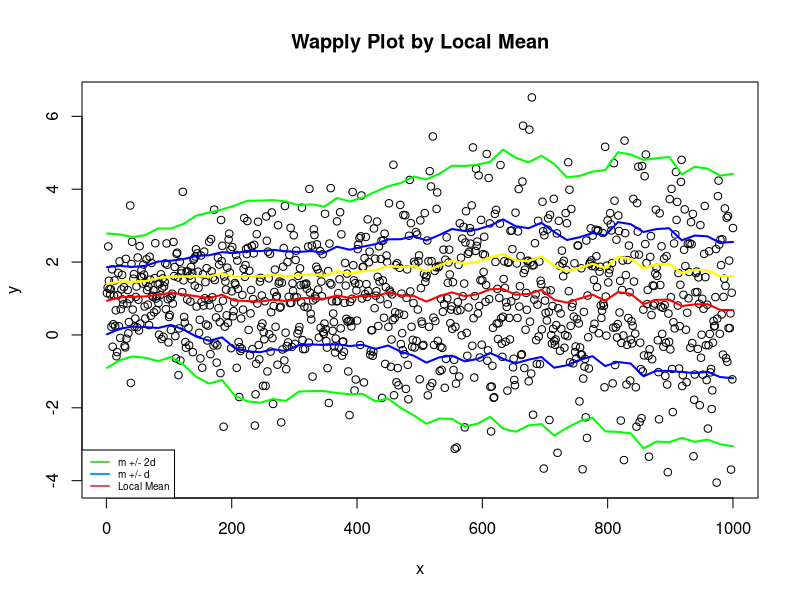

Source code (R):
##########################################################################################################################################

#(주의) ->  순차적으로 코드를 실행하는 것을 권함!

#에러 발생 시 github Time_Series_Analysis/R_Time_Series_Data_Analysis 경로에 issue를 남기면 확인


##########################################################################################################################################


### Local Mean에 의한 적용사례("wapply"의 사용)

.libPaths("C://Users//yjang//R")                                              # 저장 디렉토리 및 lib 경로 설정.

install.packages("gplots")

library(gplots)

x<-1:1000

y<- rnorm(1000, mean = 1, sd = 1 + x/1000)

(ww = wapply(x,y, fun = mean))

plot(x,y, main = "Wapply Plot by Local Mean")

lines(wapply(x,y, fun = mean), col='red', lwd=2)

CL<- function(x,sd) mean(x) + sd*sqrt(var(x))

lines(wapply(x,y, CL, sd = 1), col="blue", lwd=2)
lines(wapply(x,y, CL, sd = -1), col="blue", lwd=2)
lines(wapply(x,y, CL, sd = 2), col="green", lwd=2)
lines(wapply(x,y, CL, sd = -2), col="green", lwd=2)
lines(wapply(x,y, CL, sd = 0.5), col="yellow", lwd=2)
lines(wapply(x,y, CL, sd = 0.5), col="yellow", lwd=2)



legend("bottomleft",c("m +/- 2d", "m +/- d", "Local Mean"), col=c(3,4,2), lwd = c(2,2,2), cex = 0.6)


graphics.off()                                                                                         # 그래프를 지워주는 함수.


# 분석자료: x = 1에서 1000
#           y = 정규분포의 난수 1000개

# local mean: 1000개의 시계열 자료. (20개씩 총 50개 평균산정)

# mean +/- 2sd, mean +/- sd 그래프 직접 돌려보고 참조.


############################################################(패키지 설치확인)#############################################################

# 패키지 설치 확인.

# > [Workspace loaded from ~/.RData]

# > .libPaths("C://Users//yjang//R")                                              # 저장 디렉토리 및 lib 경로 설정.
# > install.packages("gplots")
# Installing package into ‘C:/Users/yjang/R’
# (as ‘lib’ is unspecified)
# also installing the dependencies ‘gtools’, ‘gdata’, ‘caTools’
#                                                     
# trying URL 'https://cran.rstudio.com/bin/windows/contrib/4.0/gtools_3.8.2.zip'
# Content type 'application/zip' length 336236 bytes (328 KB)
# downloaded 328 KB
#                                                     
# trying URL 'https://cran.rstudio.com/bin/windows/contrib/4.0/gdata_2.18.0.zip'
# Content type 'application/zip' length 1262939 bytes (1.2 MB)
# downloaded 1.2 MB
#                                                     
# trying URL 'https://cran.rstudio.com/bin/windows/contrib/4.0/caTools_1.18.0.zip'
# Content type 'application/zip' length 317325 bytes (309 KB)
# downloaded 309 KB
#                                                     
# trying URL 'https://cran.rstudio.com/bin/windows/contrib/4.0/gplots_3.0.4.zip'
# Content type 'application/zip' length 594561 bytes (580 KB)
# downloaded 580 KB
#                                                     
# package ‘gtools’ successfully unpacked and MD5 sums checked
# package ‘gdata’ successfully unpacked and MD5 sums checked
# package ‘caTools’ successfully unpacked and MD5 sums checked
# package ‘gplots’ successfully unpacked and MD5 sums checked
#                                                     
# The downloaded binary packages are in
# C:\Users\yjang\AppData\Local\Temp\RtmpecTDoA\downloaded_packages
# > library(gplots)
#                                                     
# 다음의 패키지를 부착합니다: ‘gplots’
#                                                     
# The following object is masked from ‘package:stats’:
#                                                       
# lowess
#                                                     
# Warning message:
# 패키지 ‘gplots’는 R 버전 4.0.2에서 작성되었습니다 


##########################################################################################################################################


############################################################결과값(print)#################################################################

# > x<-1:1000
# > 
#   > y<- rnorm(1000, mean = 1, sd = 1 + x/1000)
# > (ww = wapply(x,y, fun = mean))
# $x
# [1]    1.00000   21.38776   41.77551   62.16327   82.55102  102.93878  123.32653  143.71429  164.10204  184.48980  204.87755  225.26531  245.65306  266.04082  286.42857
# [16]  306.81633  327.20408  347.59184  367.97959  388.36735  408.75510  429.14286  449.53061  469.91837  490.30612  510.69388  531.08163  551.46939  571.85714  592.24490
# [31]  612.63265  633.02041  653.40816  673.79592  694.18367  714.57143  734.95918  755.34694  775.73469  796.12245  816.51020  836.89796  857.28571  877.67347  898.06122
# [46]  918.44898  938.83673  959.22449  979.61224 1000.00000
# 
# $y
# [1] 0.8051851 0.8085230 0.7742675 0.8004762 0.7821458 0.8562122 0.9336443 1.0291025 0.9916440 1.0084393 1.0408993 0.9670525 1.0001201 1.0148940 1.0161145 1.1778599
# [17] 1.0379895 1.0062035 0.8882396 0.9242393 0.9531147 0.9054506 0.9751269 1.0343840 0.9064428 0.7449493 0.8236986 0.7338380 0.9070530 1.0015574 1.0462873 1.2378862
# [33] 1.4689473 1.3219636 1.2463219 1.0706034 0.8615882 0.6831820 0.7861382 0.9496923 1.2317026 1.1450731 1.2528040 1.0406034 1.0418591 1.0636033 1.0802769 0.9391122
# [49] 0.9048099 0.8752796
# 
# > plot(x,y, main = "Wapply Plot by Local Mean")

# > lines(wapply(x,y, fun = mean), col='red', lwd=2)

# > CL<- function(x,sd) mean(x) + sd*sqrt(var(x))

# > lines(wapply(x,y, CL, sd = 1), col="blue", lwd=2)

# > lines(wapply(x,y, CL, sd = 2), col="green", lwd=2)


# > lines(wapply(x,y, CL, sd = 0.5), col="yellow", lwd=2)

# > lines(wapply(x,y, CL, sd = 0.5), col="yellow", lwd=2)

# > lines(wapply(x,y, CL, sd = -1), col="blue", lwd=2)

# > lines(wapply(x,y, CL, sd = -2), col="green", lwd=2)

# > legend("bottomleft",c("m +/- 2d", "m +/- d", "Local Mean"), col=c(3,4,2), lwd = c(2,2,2), cex = 0.6)

# > graphics.off()   





##########################################################################################################################################
